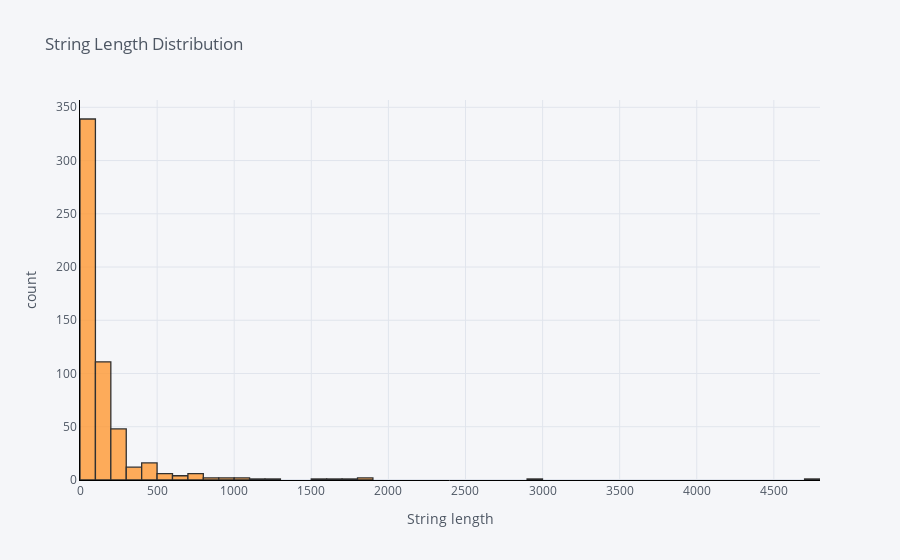

The notebook cell this image was saved under:
### Code cell
pd.DataFrame(df['clean_comment'].str.len())['clean_comment'].iplot(
    kind='hist',
    bins=70,
    xTitle='String length',
    linecolor='black',
    yTitle='count',
    title='String Length Distribution')

### Figure 1 — Plotly figure (JSON) as saved in the notebook; plotly's stock layout.template omitted (floating-point values rounded to 4 significant figures; data arrays with more than 128 entries replaced by an {"elided": "..."} marker saying what was removed)
{"data": [{"histfunc": "count", "histnorm": "", "marker": {"color": "rgba(255, 153, 51, 1.0)", "line": {"color": "#000000", "width": 1.3}}, "name": "clean_comment", "nbinsx": 70, "opacity": 0.8, "orientation": "v", "x": {"elided": "559 int values"}, "type": "histogram"}], "layout": {"barmode": "overlay", "legend": {"bgcolor": "#F5F6F9", "font": {"color": "#4D5663"}}, "paper_bgcolor": "#F5F6F9", "plot_bgcolor": "#F5F6F9", "title": {"font": {"color": "#4D5663"}, "text": "String Length Distribution"}, "xaxis": {"gridcolor": "#E1E5ED", "linecolor": "black", "showgrid": true, "tickfont": {"color": "#4D5663"}, "title": {"font": {"color": "#4D5663"}, "text": "String length"}, "zerolinecolor": "#E1E5ED", "type": "linear", "range": [-0.5, 4800.0], "autorange": true}, "yaxis": {"gridcolor": "#E1E5ED", "linecolor": "black", "showgrid": true, "tickfont": {"color": "#4D5663"}, "title": {"font": {"color": "#4D5663"}, "text": "count"}, "zerolinecolor": "#E1E5ED", "range": [0, 356.8], "autorange": true}, "autosize": true}}
